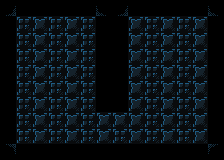

Rendered tile map (Tiled .tmx) drawn with the repository's tilesets; below, a short description and the map source with its tile grids summarised:
An orthogonal 14x10 tile map with 16x16 px tiles, 1 tile layer (background) and 59 objects (49x tile, 4x destructible, 2x moveable_tile, 2x bomb, finish_tile, ...).

<map version="1.4" tiledversion="1.4.2" orientation="orthogonal" renderorder="right-down" width="14" height="10" tilewidth="16" tileheight="16" infinite="0" nextlayerid="4" nextobjectid="60">
 <properties>
  <property name="next_level" value="./data/levels/tmx/lai-medium.tmx" />
  <property name="player_bomb_count" value="200" />
 </properties>
 <tileset firstgid="1" name="newtiledsheet" tilewidth="16" tileheight="16" tilecount="171" columns="9">
  <image source="../../newtiledsheet.png" width="144" height="304" />
  <tile id="0">
   <properties>
    <property name="solid" value="True" />
   </properties>
  </tile>
  <tile id="1">
   <properties>
    <property name="solid" value="True" />
   </properties>
  </tile>
  <tile id="2">
   <properties>
    <property name="solid" value="True" />
   </properties>
  </tile>
  <tile id="3">
   <properties>
    <property name="solid" value="True" />
   </properties>
  </tile>
  <tile id="4">
   <properties>
    <property name="solid" value="" />
   </properties>
  </tile>
  <tile id="9">
   <properties>
    <property name="solid" value="True" />
   </properties>
  </tile>
  <tile id="10">
   <properties>
    <property name="solid" value="True" />
   </properties>
  </tile>
  <tile id="11">
   <properties>
    <property name="solid" value="True" />
   </properties>
  </tile>
  <tile id="12">
   <properties>
    <property name="solid" value="True" />
   </properties>
  </tile>
  <tile id="13">
   <properties>
    <property name="solid" value="" />
   </properties>
  </tile>
  <tile id="18">
   <properties>
    <property name="solid" value="" />
   </properties>
  </tile>
  <tile id="19">
   <properties>
    <property name="solid" value="" />
   </properties>
  </tile>
  <tile id="20">
   <properties>
    <property name="solid" value="True" />
   </properties>
  </tile>
  <tile id="27">
   <properties>
    <property name="solid" value="True" />
   </properties>
  </tile>
  <tile id="28">
   <properties>
    <property name="solid" value="True" />
   </properties>
  </tile>
  <tile id="29">
   <properties>
    <property name="solid" value="True" />
   </properties>
  </tile>
  <tile id="30">
   <properties>
    <property name="solid" value="True" />
   </properties>
  </tile>
  <tile id="31">
   <properties>
    <property name="solid" value="" />
   </properties>
  </tile>
  <tile id="32">
   <properties>
    <property name="solid" value="" />
   </properties>
  </tile>
  <tile id="36">
   <properties>
    <property name="lifespan" value="5" />
   </properties>
  </tile>
  <tile id="37">
   <properties>
    <property name="lifespan" value="4" />
   </properties>
  </tile>
  <tile id="38">
   <properties>
    <property name="lifespan" value="3" />
   </properties>
  </tile>
  <tile id="39">
   <properties>
    <property name="lifespan" value="2" />
   </properties>
  </tile>
  <tile id="40">
   <properties>
    <property name="lifespan" value="1" />
   </properties>
  </tile>
  <tile id="44">
   <properties>
    <property name="moveable" value="True" />
    <property name="solid" value="True" />
   </properties>
  </tile>
 </tileset>
 <layer id="1" name="background" width="14" height="10">
  <data>[140 cells, 90 non-empty, 6 distinct tile ids]</data>
 </layer>
 <objectgroup id="3" name="objects">
  <object id="1" type="tile" gid="11" x="0" y="64" width="16" height="16" />
  <object id="2" type="tile" gid="11" x="0" y="48" width="16" height="16" />
  <object id="3" type="tile" gid="11" x="0" y="32" width="16" height="16" />
  <object id="4" type="tile" gid="11" x="0" y="80" width="16" height="16" />
  <object id="5" type="tile" gid="11" x="0" y="96" width="16" height="16" />
  <object id="6" type="tile" gid="11" x="0" y="112" width="16" height="16" />
  <object id="7" type="tile" gid="11" x="0" y="144" width="16" height="16" />
  <object id="8" type="tile" gid="11" x="0" y="128" width="16" height="16" />
  <object id="9" type="tile" gid="11" x="112" y="112" width="16" height="16" />
  <object id="10" type="tile" gid="11" x="112" y="96" width="16" height="16" />
  <object id="11" type="tile" gid="11" x="112" y="80" width="16" height="16" />
  <object id="12" type="tile" gid="11" x="112" y="64" width="16" height="16" />
  <object id="13" type="tile" gid="11" x="112" y="48" width="16" height="16" />
  <object id="14" type="tile" gid="11" x="112" y="32" width="16" height="16" />
  <object id="15" type="tile" gid="2" x="96" y="32" width="16" height="16" />
  <object id="16" type="tile" gid="2" x="96" y="48" width="16" height="16" />
  <object id="17" type="tile" gid="2" x="96" y="64" width="16" height="16" />
  <object id="18" type="tile" gid="2" x="96" y="96" width="16" height="16" />
  <object id="19" type="tile" gid="2" x="96" y="112" width="16" height="16" />
  <object id="20" type="tile" gid="2" x="96" y="80" width="16" height="16" />
  <object id="21" type="tile" gid="2" x="208" y="48" width="16" height="16" />
  <object id="22" type="tile" gid="2" x="208" y="64" width="16" height="16" />
  <object id="23" type="tile" gid="2" x="208" y="80" width="16" height="16" />
  <object id="24" type="tile" gid="2" x="208" y="96" width="16" height="16" />
  <object id="25" type="tile" gid="2" x="208" y="112" width="16" height="16" />
  <object id="26" type="tile" gid="2" x="208" y="128" width="16" height="16" />
  <object id="27" type="tile" gid="2" x="208" y="144" width="16" height="16" />
  <object id="28" type="tile" gid="10" x="192" y="160" width="16" height="16" />
  <object id="29" type="tile" gid="10" x="176" y="160" width="16" height="16" />
  <object id="30" type="tile" gid="10" x="160" y="160" width="16" height="16" />
  <object id="31" type="tile" gid="10" x="144" y="160" width="16" height="16" />
  <object id="32" type="tile" gid="10" x="16" y="160" width="16" height="16" />
  <object id="33" type="tile" gid="10" x="32" y="160" width="16" height="16" />
  <object id="34" type="tile" gid="10" x="48" y="160" width="16" height="16" />
  <object id="35" type="tile" gid="10" x="96" y="160" width="16" height="16" />
  <object id="36" type="tile" gid="10" x="64" y="160" width="16" height="16" />
  <object id="37" type="tile" gid="10" x="80" y="160" width="16" height="16" />
  <object id="38" type="tile" gid="10" x="112" y="160" width="16" height="16" />
  <object id="39" type="tile" gid="10" x="128" y="160" width="16" height="16" />
  <object id="40" type="tile" gid="1" x="16" y="16" width="16" height="16" />
  <object id="41" type="tile" gid="1" x="32" y="16" width="16" height="16" />
  <object id="42" type="tile" gid="1" x="48" y="16" width="16" height="16" />
  <object id="43" type="tile" gid="1" x="64" y="16" width="16" height="16" />
  <object id="44" type="tile" gid="1" x="80" y="16" width="16" height="16" />
  <object id="45" type="tile" gid="1" x="128" y="16" width="16" height="16" />
  <object id="46" type="tile" gid="1" x="144" y="16" width="16" height="16" />
  <object id="47" type="tile" gid="1" x="176" y="16" width="16" height="16" />
  <object id="48" type="tile" gid="1" x="192" y="16" width="16" height="16" />
  <object id="49" type="tile" gid="1" x="160" y="16" width="16" height="16" />
  <object id="50" type="finish_tile" gid="32" x="208" y="32" width="16" height="16" />
  <object id="51" type="moveable_tile" gid="45" x="128" y="144" width="16" height="16">
   <properties>
    <property name="moveable" type="bool" value="true" />
    <property name="solid" type="bool" value="true" />
   </properties>
  </object>
  <object id="52" type="moveable_tile" gid="45" x="128" y="128" width="16" height="16">
   <properties>
    <property name="moveable" type="bool" value="true" />
    <property name="solid" type="bool" value="true" />
   </properties>
  </object>
  <object id="53" name="rock" type="destructible" gid="21" x="96" y="128" width="16" height="16" />
  </objectgroup>
</map>
<!-- 6 of 59 objects omitted -->
